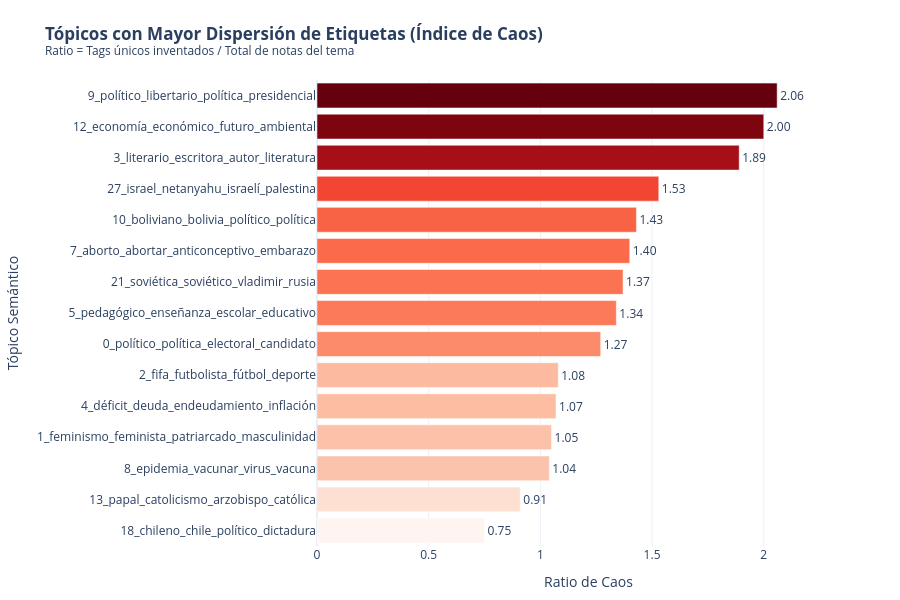

Notebook cell for this chart:
### Markdown cell above
Cruzemos las Notas vs la Cantidad de Tags Únicos. Y ademas calculemos un "Índice de Fragmentación" (cuántos tags se crean por cada nota) que sirva como una tercera dimensión (color): 

Calculamos el **Ratio de Fragmentación** ($\text{RF}$):

$$\text{RF} = \frac{\text{Tags Únicos Creados}}{\text{Notas con Tag del Tópico}}$$

**Interpretación:**

* **$\text{RF} \le \mathbf{0.20}$ Pocas etiquetas agrupan muchas notas (ej. 10 tags cubren 100 artículos).
* **$\mathbf{0.21} \le \text{RF} \le \mathbf{0.50}$:**  Etiquetas específicas o nombres propios.
* **$\text{RF} > \mathbf{0.50}$:**  Se inventan etiquetas para los articulos . Si roza o supera **1.0**, prácticamente se creó una nueva por cada nota publicada.

*Se filtran únicamente los tópicos con al menos 15 artículos para descartar distorsiones muestrales provocadas por temas marginales.*

### Code cell
# 1. Filtrar, calcular ratio y tomar los 15
df_ranking = (
    solapamiento[solapamiento["notas_con_tag"] >= 15]
    .assign(ratio_fragmentacion=lambda d: (d["tags_unicos_usados"] / d["notas_con_tag"]).round(2))
    .nlargest(15, "ratio_fragmentacion")
    .iloc[::-1]  # Invertir para que el mayor quede en la barra superior
)

# 2. Bar Chart Horizontal limpio
fig_ranking = px.bar(
    df_ranking,
    x="ratio_fragmentacion",
    y="topic_name",
    orientation="h",
    color="ratio_fragmentacion",
    color_continuous_scale="Reds",
    text="ratio_fragmentacion",
    hover_data={
        "topic": True,
        "notas_con_tag": True,
        "tags_unicos_usados": True,
        "ejemplos_tags": True,
    },
    title="<b>Tópicos con Mayor Dispersión de Etiquetas (Índice de Caos)</b><br><sup>Ratio = Tags únicos inventados / Total de notas del tema</sup>",
    labels={
        "ratio_fragmentacion": "Ratio de Caos",
        "topic_name": "Tópico Semántico",
    },
    height=600,
    template="plotly_white",
)

fig_ranking.update_traces(textposition="outside", texttemplate="%{text:.2f}")
fig_ranking.update_layout(
    xaxis_range=[0, df_ranking["ratio_fragmentacion"].max() * 1.18],
    coloraxis_showscale=False,
    margin=dict(l=180, r=40, t=80, b=40)
)

fig_ranking.write_html(OUTPUT_DIR / "05_ranking_caos_etiquetas.html")
fig_ranking.show()

### Figure 1 — Plotly figure (JSON) as saved in the notebook; plotly's stock layout.template omitted (floating-point values rounded to 4 significant figures)
{"data": [{"customdata": [[18, 36, 27, "Diego Maradona | Chile | Estallido En Chile | Internacional | Convención Constituyente"], [13, 32, 29, "Papa Francisco | Rossana Reguillo | Catolicismo | Paraguay | Religión"], [8, 23, 24, "Rosariocronica | Rosario | Covid-19 | Escuela Idaes | Unsam"], [1, 63, 66, "#Niunamenos | Lgbtiq+ | Orgullo | Memoria Trans | 8M: Paro Internacional Y Plurinacional De Mujeres Y Disidencias"], [4, 43, 46, "Fondos Buitre | Movimientos Sociales | Violencia Policial | Escuela Idaes | Unsam"], [2, 50, 54, "Perfil Político | Barras Bravas | Boca Juniors | Fútbol | Alejandro Sabella"], [0, 113, 144, "Escuela De Política Y Gobierno | Unsam | Brexit | Donald Trump | Estados Unidos"], [5, 38, 51, "Encuentro Anfibio | Feria Del Libro | Día Del Padre | Escuela Idaes | Unsam"], [21, 19, 26, "Internacional | Rusia | Barras Bravas | Fútbol | Mundial De Fútbol"], [7, 20, 28, "Aborto Legal | Lgbtiq+ | Memoria Trans | Orgullo | Rosario"], [10, 30, 43, "Catolicismo | Papa Francisco | Paraguay | Religion | Internacional"], [27, 17, 26, "Internacional | Israel | Palestina | 24M: Día De La Memoria Por La Verdad Y La Justicia | Derechos Humanos"], [3, 18, 34, "Feria Del Libro | Paco Ignacio Taibo Ii | Rodolfo Walsh | Marta Dillon | Chile"], [12, 18, 36, "Rosariocronica | Brasil | Incendios | Internacional | Cortes De Luz"], [9, 18, 37, "Elecciones Legislativas 2021 | Javier Milei | La Libertad Avanza | Liberalismo | Perfil Político"]], "hovertemplate": "Ratio de Caos=%{marker.color}<br>Tópico Semántico=%{y}<br>topic=%{customdata[0]}<br>notas_con_tag=%{customdata[1]}<br>tags_unicos_usados=%{customdata[2]}<br>ejemplos_tags=%{customdata[3]}<extra></extra>", "legendgroup": "", "marker": {"color": [0.75, 0.91, 1.04, 1.05, 1.07, 1.08, 1.27, 1.34, 1.37, 1.4, 1.43, 1.53, 1.89, 2.0, 2.06], "coloraxis": "coloraxis", "pattern": {"shape": ""}}, "name": "", "orientation": "h", "showlegend": false, "text": [0.75, 0.91, 1.04, 1.05, 1.07, 1.08, 1.27, 1.34, 1.37, 1.4, 1.43, 1.53, 1.89, 2.0, 2.06], "textposition": "outside", "texttemplate": "%{text:.2f}", "type": "bar", "x": [0.75, 0.91, 1.04, 1.05, 1.07, 1.08, 1.27, 1.34, 1.37, 1.4, 1.43, 1.53, 1.89, 2.0, 2.06], "xaxis": "x", "y": ["18_chileno_chile_político_dictadura", "13_papal_catolicismo_arzobispo_católica", "8_epidemia_vacunar_virus_vacuna", "1_feminismo_feminista_patriarcado_masculinidad", "4_déficit_deuda_endeudamiento_inflación", "2_fifa_futbolista_fútbol_deporte", "0_político_política_electoral_candidato", "5_pedagógico_enseñanza_escolar_educativo", "21_soviética_soviético_vladimir_rusia", "7_aborto_abortar_anticonceptivo_embarazo", "10_boliviano_bolivia_político_política", "27_israel_netanyahu_israelí_palestina", "3_literario_escritora_autor_literatura", "12_economía_económico_futuro_ambiental", "9_político_libertario_política_presidencial"], "yaxis": "y"}], "layout": {"barmode": "relative", "coloraxis": {"autocolorscale": false, "colorbar": {"title": {"text": "Ratio de Caos"}}, "colorscale": [[0, "rgb(255,245,240)"], [0.125, "rgb(254,224,210)"], [0.25, "rgb(252,187,161)"], [0.375, "rgb(252,146,114)"], [0.5, "rgb(251,106,74)"], [0.625, "rgb(239,59,44)"], [0.75, "rgb(203,24,29)"], [0.875, "rgb(165,15,21)"], [1, "rgb(103,0,13)"]], "showscale": false}, "height": 600, "legend": {"tracegroupgap": 0}, "margin": {"b": 40, "l": 180, "r": 40, "t": 80}, "title": {"text": "<b>Tópicos con Mayor Dispersión de Etiquetas (Índice de Caos)</b><br><sup>Ratio = Tags únicos inventados / Total de notas del tema</sup>"}, "xaxis": {"anchor": "y", "domain": [0, 1], "range": [0, 2.431], "title": {"text": "Ratio de Caos"}}, "yaxis": {"anchor": "x", "domain": [0, 1], "title": {"text": "Tópico Semántico"}}}}
